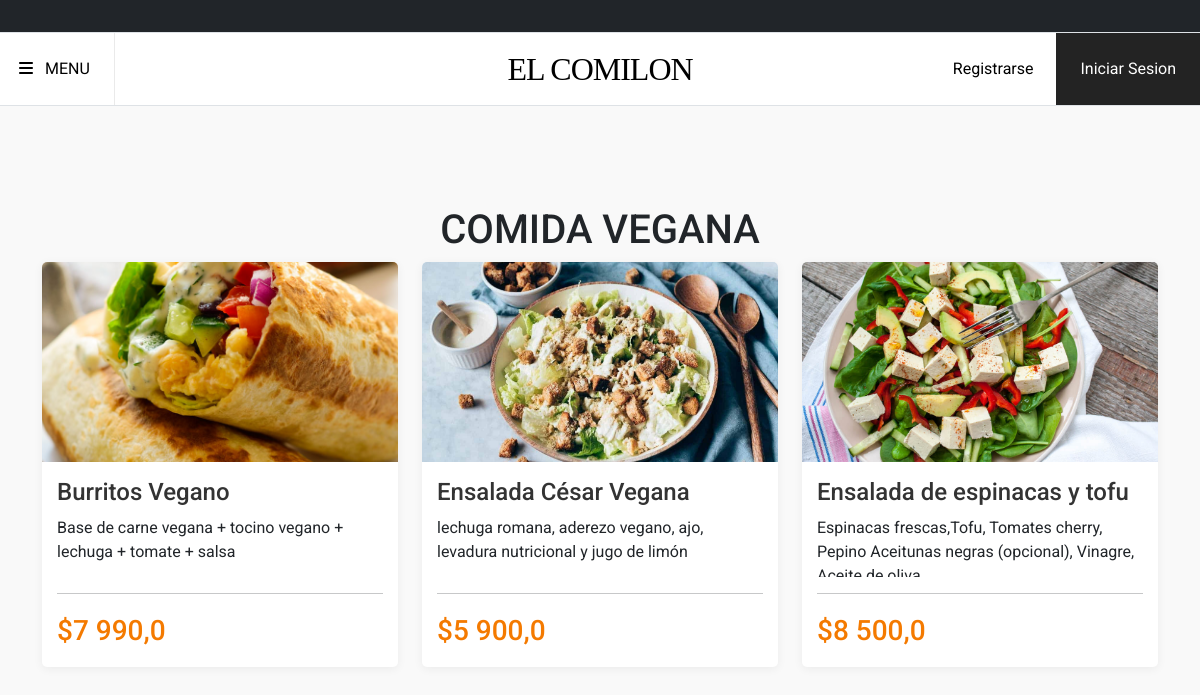
Screenshot of /comida-vegana/ with the database file from the repository.
### core/models.py (models this page shows, shortened)
class Plato(models.Model):
    nombre = models.CharField(max_length=200)
    precio_venta = models.FloatField(validators=[MinValueValidator(1.0)])
    descripcion = models.TextField()
    categoria = models.CharField(choices=CATEGORIA_CHOISES, max_length=80)
    imagen_producto = models.ImageField(upload_to='imagenproducto')
    class Meta:
        verbose_name_plural = 'Platillo'

### core/views.py (the view)
# urls.py: path('comida-vegana/', views.comida_vegana, name="comida-vegana"),
def comida_vegana(request, data=None):
    if data == None:
        veganos = Plato.objects.filter(categoria='V')
    return render(request, 'core/comida-vegana.html', {'veganos':veganos})

### core/templates/core/comida-vegana.html (shortened to what this page needs)
{% extends 'core/base.html' %}
{% load static %}
{% load humanize %}
{% block contenido %}
<div class="main-content">
  <div class="container">
    <h1 class="text-center text-uppercase">COMIDA VEGANA</h1>
    <div class="row">
      {% for v in veganos %}
      <div class="col-sm-6 col-md-6 col-lg-4">
        <div class="food-card">
          <div class="food-card_img">
            <img src="{{v.imagen_producto.url}}" alt="">
          </div>
          <div class="food-card_content">
            <div class="food-card_title-section">
              <a href="{% url 'detalle-producto' v.id %}" class="food-card_title">{{v.nombre}}</a>
              <span>{{v.descripcion}}</span>
            </div>
            <div class="food-card_bottom-section">
              <hr>
              <div class="space-between">
                <div class="food-card_price">
                  <span>${{v.precio_venta|intcomma}}</span>
                </div>
              </div>
            </div>
          </div>
        </div>
      </div>
      {% endfor %}
    </div>
  </div>
</div>
{% endblock contenido %}

### core/templates/core/comida-vegana.html (style rules this page uses)
body { background: #f9f9f9; font-family: "roboto", sans-serif; }
.main-content { padding-top: 100px; padding-bottom: 100px; }
a { text-decoration: none; }
.food-card { background: #fff; border-radius: 5px; overflow: hidden; margin-bottom: 30px; -webkit-box-shadow: 0 2px 10px rgba(0, 0, 0, 0.06); box-shadow: 0 2px 10px rgba(0, 0, 0, 0.06); -webkit-transition: 0.1s; transition: 0.1s; }
.food-card .food-card_img { display: block; position: relative; }
.food-card .food-card_img img { width: 100%; height: 200px; -o-object-fit: cover; object-fit: cover; }
.food-card .food-card_content { padding: 15px; }
.food-card .food-card_content .food-card_title-section { height: 100px; overflow: hidden; }
.food-card .food-card_content .food-card_title-section .food-card_title { font-size: 24px; color: #333; font-weight: 500; display: block; line-height: 1.3; margin-bottom: 8px; display: -webkit-box; -webkit-line-clamp: 2; -webkit-box-orient: vertical; overflow: hidden; text-overflow: ellipsis; }
.food-card .food-card_content .food-card_bottom-section .space-between { display: -webkit-box; display: -ms-flexbox; display: flex; -webkit-box-pack: justify; -ms-flex-pack: justify; justify-content: space-between; }
.food-card .food-card_content .food-card_bottom-section .food-card_price { font-size: 28px; font-weight: 500; color: #F47A00; }

### rows the page displays
Plato: imagen_producto (picture), nombre "Burritos Vegano", descripcion "Base de carne vegana + tocino vegano + lechuga + tomate + salsa", precio_venta "7 990,0"
Plato: imagen_producto (picture), nombre "Ensalada César Vegana", descripcion "lechuga romana, aderezo vegano, ajo, levadura nutricional y jugo de limón", precio_venta "5 900,0"
Plato: imagen_producto (picture), nombre "Ensalada de espinacas y tofu", descripcion "Espinacas frescas,Tofu, Tomates cherry, Pepino Aceitunas negras (opcional), Vinagre,…", precio_venta "8 500,0"
